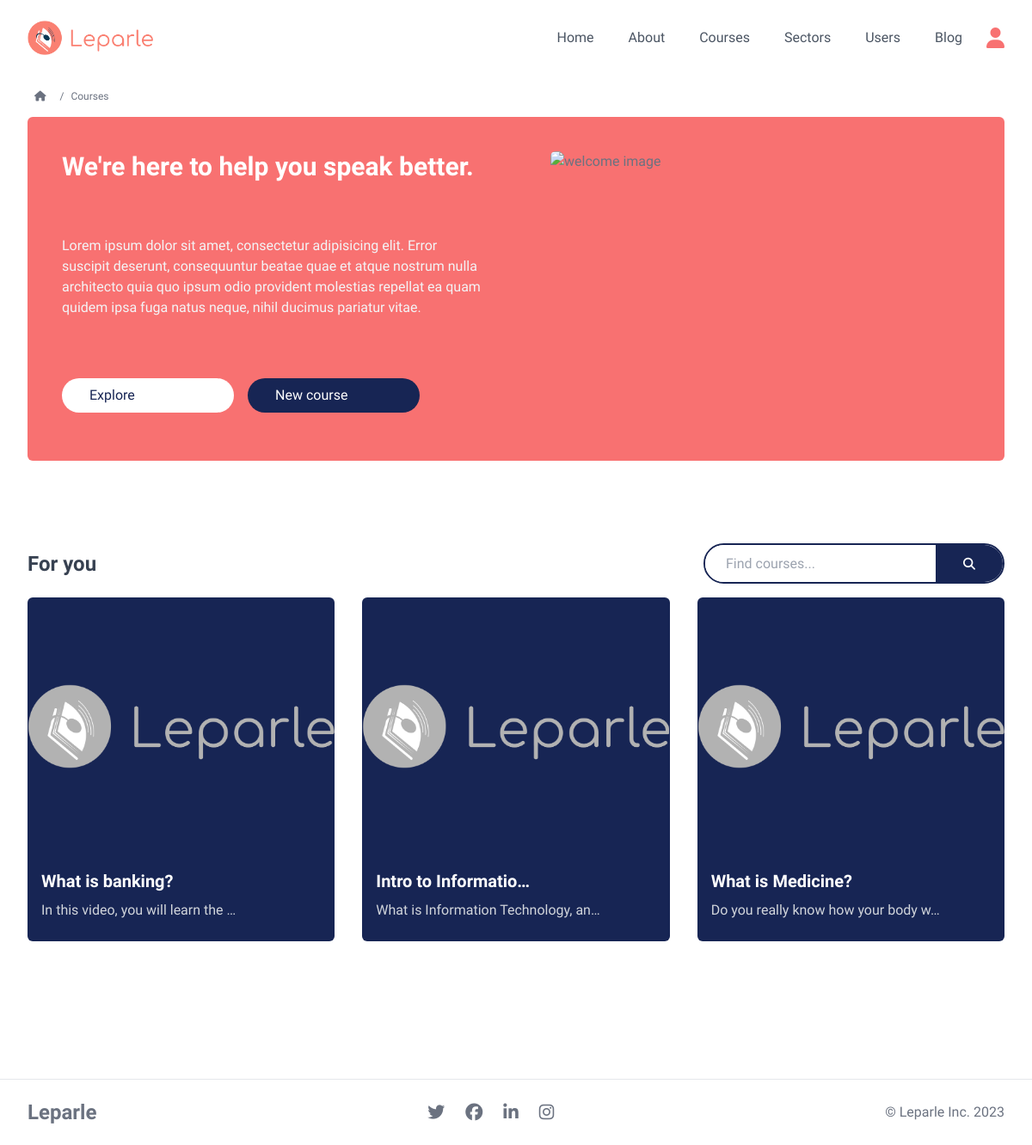
Screenshot of /courses/ (signed in) with the database file from the repository.
### base/models.py (models this page shows, shortened)
class Course(models.Model):
    sector = models.ForeignKey(
        Sector, on_delete=models.SET_NULL, blank=True, null=True,)
    title  = models.CharField(max_length=255)
    subtitle = models.CharField(max_length=255, blank=True, null=True)
    overview = models.TextField(blank=True, null=True)
    article = models.TextField(blank=True, null=True)
    video = models.FileField(blank=True, null=True, upload_to = 'videos')
    document = models.FileField(blank=True, null=True, upload_to = 'docs')
    is_popular = models.BooleanField(default=False)
    date_added = models.DateTimeField(blank=True, default=timezone.now)

### base/views.py (the view)
# urls.py: path('courses/', courses, name='courses'),
@login_required(login_url='login')
def courses(req):
    user = req.user
    sectors = Sector.objects.all()
    if user.role.sec_level >= 1:
        courses = Course.objects.all()
    else:
        courses = Course.objects.filter(sector=user.sector)
    context = {
        "home_page": "active",
        'title': 'home',
        'courses': courses,
        'sectors': sectors,
    }
    return render(req, 'base/courses.html', context)

### base/templates/base/courses.html (shortened to what this page needs)
{% extends 'main.html' %} {% load static %} {% block content %}
<div class="px-8 max-w-[1350px] mx-auto">
  <nav
    class="mx-auto py-2 flex gap-2 items-center text-xs w-full max-w-[1350px]"
  >
    <a
      class="p-2 hover:bg-gray-100 hover:text-blue-950 rounded-full transition ease-in duration-200"
      href="{% url 'home' %}"
      ><i class="fa-solid fa-house"></i>
    </a>
    /
    <a
      class="hover:text-blue-950 hover:underline transition ease-in duration-200"
      href="{% url 'courses' %}"
      >Courses</a
    >
  </nav>
  <div
    class="mb-4 p-10 mx-auto bg-red-400 grid grid-cols-1 md:grid-cols-2 gap-x-20 w-full max-w-[1350px] rounded-md"
  >
    <article
      class="flex flex-col text-left justify-between items-start text-left"
    >
      <h4 class="mb-2 text-3xl text-white font-bold">
        We're here to help you speak better.
      </h4>
      <p class="text-gray-100">
        Lorem ipsum dolor sit amet, consectetur adipisicing elit. Error suscipit
        deserunt, consequuntur beatae quae et atque nostrum nulla architecto
        quia quo ipsum odio provident molestias repellat ea quam quidem ipsa
        fuga natus neque, nihil ducimus pariatur vitae.
      </p>
      <div class="flex gap-4">
        <a
          href="#courses"
          class="my-4 px-8 py-2 rounded-full flex justify-between items-center bg-white text-blue-950 w-[200px] group"
          >Explore</a>
        <a
          href="{% url 'dashboard' %}#courseform"
          class="my-4 px-8 py-2 rounded-full flex justify-between items-center bg-blue-950 text-white w-[200px] group"
          >New course
        </a>
      </div>
    </article>
    <div>
      <img
        class="w-full h-80 rounded-md object-cover"
        src="{% static 'imgs/talking.jpg' %}"
        alt="welcome image"
      />
    </div>
  </div>
  <section id="courses" class="py-20 bg-white w-full text-left">
    <div class="max-w-[1350px] mx-auto">
      <div class="mb-4 flex justify-between items-center">
        <h3 class="text-gray-700 lg:text-2xl font-bold">For you</h3>
        <form
          id="search_box"
          class="w-100 border border-2 border-blue-950 rounded-full flex flex-row max-w-xl justify-between items-fill"
        >
          <input
            type="text"
            name="query"
            id="querier"
            required
            class="px-6 py-3 rounded-l-full bg-white text-black w-full h-full"
            placeholder="Find courses..."
          />
          <button
            class="group px-8 py-2 text-sm bg-blue-950 hover:bg-red-500 text-white rounded-r-full"
            type="submit"
          >
            <i class="fa-solid fa-magnifying-glass"></i>
          </button>
        </form>
      </div>
      <div class="grid grid-cols-1 md:grid-cols-2 lg:grid-cols-3 gap-8">
        {% for item in courses %}
        <a href="{% url 'course' item.id  %}">
          <div
            class="flex flex-col bg-blue-950 hover:shadow-md rounded-md group"
          >
            {% if item.video %}
            <video
              class="h-[300px] rounded-t-md object-contain"
              poster="{% static 'imgs/leparle-gris-lng.png' %}"
              preload="metadata"
            >
              <source src="{{item.video.url}}" type="video/mp4" />
            </video>
            {% endif %}
            <div class="p-4 flex flex-col justify-between">
              <h4 class="text-white text-xl font-bold">
                {{item.title|truncatechars:20}}
              </h4>
              <p class="py-2 text-gray-300 text-md">
                {{item.subtitle|truncatechars:35}}
              </p>
            </div>
          </div> </a
        >{% endfor %}
      </div>
    </div>
  </section>
</div>
{% endblock %}

### static/styles.css (style rules this page uses)
html { scroll-behavior: smooth; box-sizing: border-box; }

### templates/main.html (style rules this page uses)
body { font-family: "Comfortaa", serif; }

### rows the page displays
Course: title "What is banking?", subtitle "In this video, you will learn the …"
Course: title "Intro to Informatio…", subtitle "What is Information Technology, an…"
Course: title "What is Medicine?", subtitle "Do you really know how your body w…"
